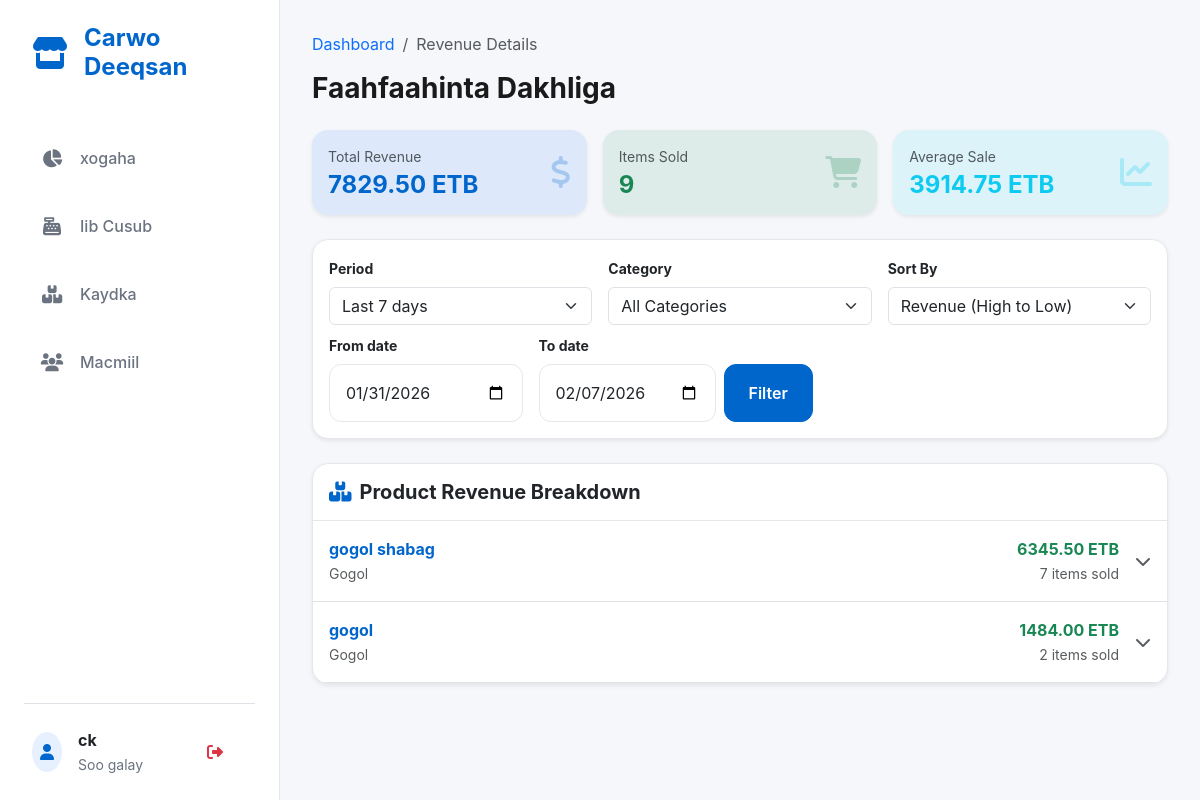
The page /revenue-details/ (signed in) on the database its author committed.
### core/models.py (models this page shows, shortened)
class User(AbstractUser):
    phone = models.CharField(max_length=15, blank=True, null=True)
    date_created = models.DateTimeField(auto_now_add=True)
    date_updated = models.DateTimeField(auto_now=True)
    class Meta:
        verbose_name = "Admin User"
        verbose_name_plural = "Admin Users"

class Product(models.Model):
    name = models.CharField(max_length=200)
    brand = models.CharField(max_length=100)
    category = models.ForeignKey(Category, on_delete=models.CASCADE)
    purchase_price = models.DecimalField(
        max_digits=10,
        decimal_places=2,
        verbose_name="Purchase Price (USD)"
    )
    selling_price = models.DecimalField(
        max_digits=10,
        decimal_places=2,
        verbose_name="Selling Price (USD)"
    )
    UNIT_CHOICES = [
        ('UNIT', 'Unit'),
        ('METER', 'Meter'),
    ]
    selling_unit = models.CharField(max_length=10, choices=UNIT_CHOICES, default='UNIT')
    current_stock = models.DecimalField(max_digits=10, decimal_places=2, default=0.00)
    low_stock_threshold = models.DecimalField(max_digits=10, decimal_places=2, default=5.00)
    minimum_sale_length = models.DecimalField(
        max_digits=5,
        decimal_places=2,
        null=True,
        blank=True,
        help_text="Applies only to METER products"
    )
    date_added = models.DateTimeField(auto_now_add=True)
    date_updated = models.DateTimeField(auto_now=True)
    is_active = models.BooleanField(default=True)
    class Meta:
        verbose_name = "Product"
        verbose_name_plural = "Products"

class Category(models.Model):
    name = models.CharField(max_length=100, unique=True)
    description = models.TextField(blank=True)
    date_created = models.DateTimeField(auto_now_add=True)
    class Meta:
        verbose_name = "Category"
        verbose_name_plural = "Categories"

### core/views.py (the view, shortened to what this page needs)
# urls.py: path('revenue-details/', views.revenue_details_view, name='revenue_details'),
@login_required
def revenue_details_view(request):
    days = int(request.GET.get('days', 7))
    category_filter = request.GET.get('category', '')
    sort_by = request.GET.get('sort', 'revenue')
    start_date_str = request.GET.get('start_date')
    end_date_str = request.GET.get('end_date')
    end_date = timezone.now().date()
    start_date = end_date - timedelta(days=days)
    if start_date_str and end_date_str:
        try:
            start_date = datetime.strptime(start_date_str, "%Y-%m-%d").date()
            end_date = datetime.strptime(end_date_str, "%Y-%m-%d").date()
        except ValueError:
            pass
    currency_settings = CurrencySettings.objects.first()
    usd_to_etb_rate = currency_settings.usd_to_etb_rate if currency_settings else Decimal('100.00')
    usd_to_sos_rate = currency_settings.usd_to_sos_rate if currency_settings else Decimal('8000.00')
    usd_items = SaleItemUSD.objects.filter(
        sale__date_created__date__gte=start_date,
        sale__date_created__date__lte=end_date,
    ).select_related('product', 'sale', 'product__category')
    sos_items = SaleItemSOS.objects.filter(
        sale__date_created__date__gte=start_date,
        sale__date_created__date__lte=end_date,
    ).select_related('product', 'sale', 'product__category')
    etb_items = SaleItemETB.objects.filter(
        sale__date_created__date__gte=start_date,
        sale__date_created__date__lte=end_date,
    ).select_related('product', 'sale', 'product__category')
    if category_filter:
        usd_items = usd_items.filter(product__category_id=category_filter)
        sos_items = sos_items.filter(product__category_id=category_filter)
        etb_items = etb_items.filter(product__category_id=category_filter)
    product_revenue = {}
    for item in etb_items:
        product_id = item.product.id
        if product_id not in product_revenue:
            product_revenue[product_id] = {
                'product': item.product,
                'total_qty': Decimal('0'),
                'total_revenue_etb': Decimal('0'),
                'items': []
            }
        product_revenue[product_id]['total_qty'] += item.quantity
        product_revenue[product_id]['total_revenue_etb'] += item.total_price
        product_revenue[product_id]['items'].append({
            'quantity': item.quantity,
            'unit_price': item.unit_price,
            'total_price': item.total_price,
            'currency': 'ETB',
            'date': item.sale.date_created
        })
    revenue_items = list(product_revenue.values())
    if sort_by == 'quantity':
        revenue_items.sort(key=lambda x: x['total_qty'], reverse=True)
    elif sort_by == 'date':
        revenue_items.sort(key=lambda x: max([i['date'] for i in x['items']]), reverse=True)
    else:
        revenue_items.sort(key=lambda x: x['total_revenue_etb'], reverse=True)
    total_revenue_etb = sum(item['total_revenue_etb'] for item in revenue_items)
    total_items_sold = sum(item['total_qty'] for item in revenue_items)
    avg_sale_value = total_revenue_etb / len(revenue_items) if revenue_items else Decimal('0')
    categories = Category.objects.all().order_by('name')
    context = {
        'revenue_items': revenue_items,
        'total_revenue_etb': total_revenue_etb.quantize(Decimal('0.01'), rounding=ROUND_HALF_UP),
        'total_items_sold': total_items_sold,
        'avg_sale_value': avg_sale_value.quantize(Decimal('0.01'), rounding=ROUND_HALF_UP),
        'days': days,
        'category_filter': category_filter,
        'sort_by': sort_by,
        'categories': categories,
        'start_date': start_date,
        'end_date': end_date,
    }
    return render(request, 'core/revenue_details.html', context)

### core/permissions_policy.py (called while the page is built)
    def process_response(self, request, response):
        existing = response.get('Permissions-Policy')
        policy = "camera=(self)"
        if existing:
            if 'camera=' not in existing:
                response['Permissions-Policy'] = f"{existing}, {policy}"
        else:
            response['Permissions-Policy'] = policy
        return response

### core/templates/core/revenue_details.html (shortened to what this page needs)
{% extends 'core/base.html' %}
{% block content %}
<div class="row mb-4">
    <div class="col-12">
        <nav aria-label="breadcrumb">
            <ol class="breadcrumb">
                <li class="breadcrumb-item"><a href="{% url 'core:dashboard' %}" class="text-decoration-none">Dashboard</a></li>
                <li class="breadcrumb-item active">Revenue Details</li>
            </ol>
        </nav>
        <h1 class="h3 fw-bold mb-0">Faahfaahinta Dakhliga</h1>
    </div>
</div>
<div class="row g-3 mb-4">
    <div class="col-md-4">
        <div class="card shadow-sm border-0 bg-primary bg-opacity-10">
            <div class="card-body">
                <div class="d-flex align-items-center">
                    <div class="flex-grow-1">
                        <p class="text-muted small mb-1">Total Revenue</p>
                        <h4 class="fw-bold mb-0 text-primary">{{ total_revenue_etb|floatformat:2 }} ETB</h4>
                    </div>
                    <i class="fas fa-dollar-sign fa-2x text-primary opacity-25"></i>
                </div>
            </div>
        </div>
    </div>
    <div class="col-md-4">
        <div class="card shadow-sm border-0 bg-success bg-opacity-10">
            <div class="card-body">
                <div class="d-flex align-items-center">
                    <div class="flex-grow-1">
                        <p class="text-muted small mb-1">Items Sold</p>
                        <h4 class="fw-bold mb-0 text-success">{{ total_items_sold|floatformat:0 }}</h4>
                    </div>
                    <i class="fas fa-shopping-cart fa-2x text-success opacity-25"></i>
                </div>
            </div>
        </div>
    </div>
    <div class="col-md-4">
        <div class="card shadow-sm border-0 bg-info bg-opacity-10">
            <div class="card-body">
                <div class="d-flex align-items-center">
                    <div class="flex-grow-1">
                        <p class="text-muted small mb-1">Average Sale</p>
                        <h4 class="fw-bold mb-0 text-info">{{ avg_sale_value|floatformat:2 }} ETB</h4>
                    </div>
                    <i class="fas fa-chart-line fa-2x text-info opacity-25"></i>
                </div>
            </div>
        </div>
    </div>
</div>
<div class="card shadow-sm mb-4">
    <div class="card-body">
        <form method="get" class="row g-3">
            <div class="col-md-4">
                <label class="form-label small fw-bold">Period</label>
                <select name="days" class="form-select" onchange="this.form.submit()">
                    <option value="7" {% if days == 7 %}selected{% endif %}>Last 7 days</option>
                </select>
            </div>
            <div class="col-md-4">
                <label class="form-label small fw-bold">Category</label>
                <select name="category" class="form-select" onchange="this.form.submit()">
                    <option value="">All Categories</option>
                </select>
            </div>
            <div class="col-md-4">
                <label class="form-label small fw-bold">Sort By</label>
                <select name="sort" class="form-select" onchange="this.form.submit()">
                    <option value="revenue" {% if sort_by == 'revenue' %}selected{% endif %}>Revenue (High to Low)</option>
                </select>
            </div>
            <div class="col-md-3 mt-2">
                <label class="form-label small fw-bold">From date</label>
                <input type="date" name="start_date" class="form-control" value="{{ start_date|date:'Y-m-d' }}">
            </div>
            <div class="col-md-3 mt-2">
                <label class="form-label small fw-bold">To date</label>
                <div class="d-flex gap-2">
                    <input type="date" name="end_date" class="form-control" value="{{ end_date|date:'Y-m-d' }}">
                    <button type="submit" class="btn btn-primary btn-sm align-self-end">Filter</button>
                </div>
            </div>
        </form>
    </div>
</div>
<div class="card shadow-sm">
    <div class="card-header bg-transparent">
        <h5 class="mb-0 fw-bold"><i class="fas fa-boxes me-2 text-primary"></i>Product Revenue Breakdown</h5>
    </div>
    <div class="card-body p-0">
        {% if revenue_items %}
        <div class="d-none d-md-block">
            {% for item in revenue_items %}
            <div class="border-bottom p-3 hover-bg-light" style="cursor: pointer" onclick="toggleDetails('details-{{ forloop.counter }}')">
                <div class="d-flex align-items-center">
                    <div class="flex-grow-1">
                        <div class="fw-bold text-primary">{{ item.product.name }}</div>
                        <small class="text-muted">{{ item.product.category.name|default:"Uncategorized" }}</small>
                    </div>
                    <div class="text-end">
                        <div class="fw-bold text-success">{{ item.total_revenue_etb|floatformat:2 }} ETB</div>
                        <small class="text-muted">{{ item.total_qty|floatformat:0 }} items sold</small>
                    </div>
                    <i class="fas fa-chevron-down ms-3 text-muted" id="icon-{{ forloop.counter }}"></i>
                </div>
            </div>
            {% endfor %}
        </div>
        {% else %}
        <div class="p-5 text-center text-muted">
            <i class="fas fa-inbox fa-3x mb-3"></i>
            <p class="mb-0">No revenue data found for the selected period</p>
        </div>
        {% endif %}
    </div>
</div>
{% endblock %}

### core/templates/core/base.html (shortened to what this page needs)
<!DOCTYPE html>
<html lang="so">
<head>
    <link href="https://cdn.jsdelivr.net/npm/bootstrap@5.3.0/dist/css/bootstrap.min.css" rel="stylesheet">
    <link rel="stylesheet" href="https://cdnjs.cloudflare.com/ajax/libs/font-awesome/6.4.0/css/all.min.css">
    <link rel="stylesheet" href="https://cdnjs.cloudflare.com/ajax/libs/animate.css/4.1.1/animate.min.css" />
</head>
<body>
    <div class="app-shell">
        <nav class="desktop-sidebar">
            <div class="mb-5 px-2">
                <a href="{% url 'core:dashboard' %}"
                    class="d-flex align-items-center text-primary text-decoration-none">
                    <i class="fas fa-store fa-2x me-3"></i>
                    <span class="h4 mb-0 fw-bold">Carwo Deeqsan</span>
                </a>
            </div>
            <div class="d-flex flex-column gap-2 flex-grow-1">
                <a href="{% url 'core:dashboard' %}"
                    class="nav-item {% if request.resolver_match.url_name == 'dashboard' %}active{% endif %}">
                    <i class="fas fa-chart-pie"></i> xogaha
                </a>
                {% if user.is_superuser or user.can_sell %}
                <a href="{% url 'core:create_sale' %}"
                    class="nav-item {% if request.resolver_match.url_name == 'create_sale' %}active{% endif %}">
                    <i class="fas fa-cash-register"></i> Iib Cusub
                </a>
                {% endif %}
                {% if user.is_superuser or user.can_restock %}
                <a href="{% url 'core:inventory_list' %}"
                    class="nav-item {% if request.resolver_match.url_name == 'inventory_list' %}active{% endif %}">
                    <i class="fas fa-boxes"></i> Kaydka
                </a>
                {% endif %}
                <a href="{% url 'core:customers_list' %}"
                    class="nav-item {% if request.resolver_match.url_name == 'customers_list' %}active{% endif %}">
                    <i class="fas fa-users"></i> Macmiil
                </a>
            </div>
            <div class="mt-auto pt-4 border-top">
                <div class="d-flex align-items-center justify-content-between px-2">
                    <div class="d-flex align-items-center">
                        <div class="bg-primary bg-opacity-10 text-primary rounded-circle p-2 me-3"><i
                                class="fas fa-user"></i></div>
                        <div>
                            <div class="fw-bold text-dark">{{ user.get_full_name|default:user.username }}</div>
                            <small class="text-secondary">Soo galay</small>
                        </div>
                    </div>
                    <form method="post" action="{% url 'logout' %}">{% csrf_token %}<button type="submit"
                            class="btn btn-sm btn-outline-danger border-0"><i class="fas fa-sign-out-alt"></i></button>
                    </form>
                </div>
            </div>
        </nav>
        <main class="main-content">
            {% block content %}{% endblock %}
        </main>
    </div>
</body>
</html>

### rows shown on the page
User: get_full_name "ck"
Product: product.name "gogol shabag", product.category.name "Gogol", total_revenue_etb "6345.50", total_qty "7"
Product: product.name "gogol", product.category.name "Gogol", total_revenue_etb "1484.00", total_qty "2"

### other values the page prints
{{ total_revenue_etb|floatformat:2 }} "7829.50"
{{ total_items_sold|floatformat:0 }} "9"
{{ avg_sale_value|floatformat:2 }} "3914.75"
